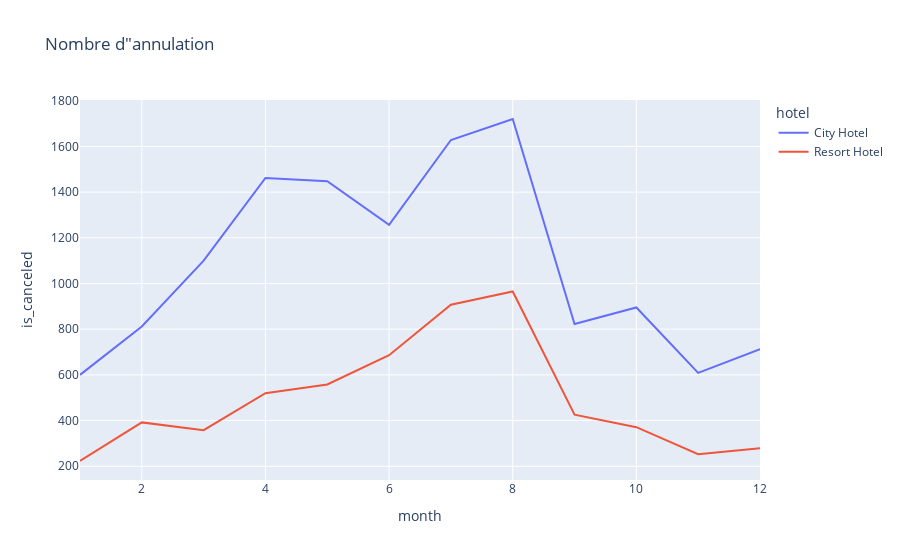

The cell this chart's notebook holds for it:
### Code cell
#nombre d'annulations pour chaque hotel pour chaque mois
# prix moyen par mois par hotel
df['month'] = df['arrival_date'].dt.strftime('%m')
df['month'] = df['month'].astype(int)
final_canceled = df.groupby(['month', 'hotel'])['is_canceled'].sum().reset_index()
final_canceled
fig = px.line(final_canceled, x = 'month', y = 'is_canceled', color = 'hotel',
            title = 'Nombre d"annulation')
fig.show()

### Figure 1 — Plotly figure (JSON) as saved in the notebook; plotly's stock layout.template omitted (floating-point values rounded to 4 significant figures)
{"data": [{"hovertemplate": "hotel=City Hotel<br>month=%{x}<br>is_canceled=%{y}<extra></extra>", "legendgroup": "City Hotel", "line": {"color": "#636efa", "dash": "solid"}, "marker": {"symbol": "circle"}, "mode": "lines", "name": "City Hotel", "orientation": "v", "showlegend": true, "type": "scatter", "x": [1, 2, 3, 4, 5, 6, 7, 8, 9, 10, 11, 12], "xaxis": "x", "y": [600, 812, 1100, 1462, 1448, 1257, 1628, 1720, 823, 895, 609, 713], "yaxis": "y"}, {"hovertemplate": "hotel=Resort Hotel<br>month=%{x}<br>is_canceled=%{y}<extra></extra>", "legendgroup": "Resort Hotel", "line": {"color": "#EF553B", "dash": "solid"}, "marker": {"symbol": "circle"}, "mode": "lines", "name": "Resort Hotel", "orientation": "v", "showlegend": true, "type": "scatter", "x": [1, 2, 3, 4, 5, 6, 7, 8, 9, 10, 11, 12], "xaxis": "x", "y": [223, 392, 358, 520, 558, 686, 907, 965, 426, 371, 253, 279], "yaxis": "y"}], "layout": {"legend": {"title": {"text": "hotel"}, "tracegroupgap": 0}, "title": {"text": "Nombre d\"annulation"}, "xaxis": {"anchor": "y", "domain": [0, 1], "title": {"text": "month"}}, "yaxis": {"anchor": "x", "domain": [0, 1], "title": {"text": "is_canceled"}}}}
